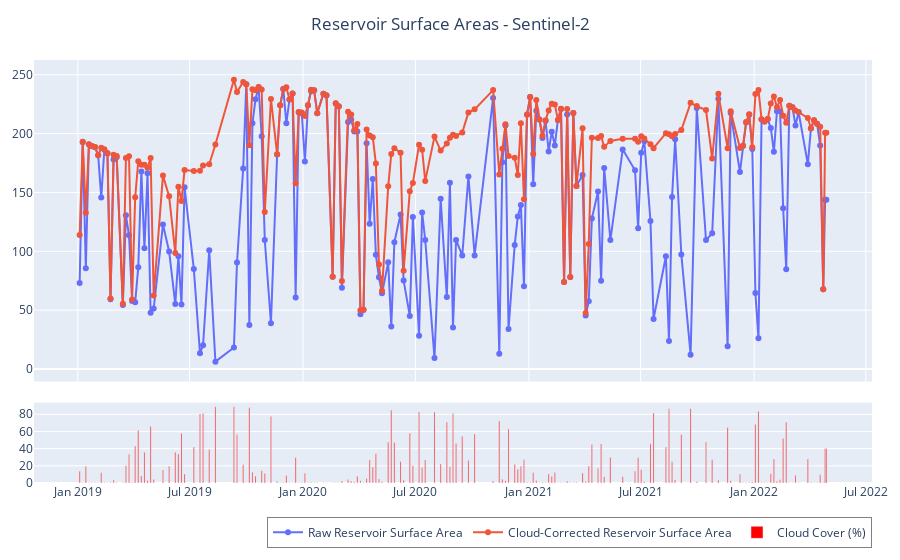

This figure's notebook cell:
### Markdown cell above
Plot the data again

### Code cell
fig = make_subplots(
    rows=2,
    row_heights=[0.8, 0.2],
    shared_xaxes=True,
    vertical_spacing = 0.05
)

# Raw Surface Area
fig.add_trace(go.Scatter(
    x = s2.index,
    y = s2['water_area_raw (km2)'],
    name = 'Raw Reservoir Surface Area',
    mode = 'lines+markers'
), row=1, col=1)

# Cloud Corrected Surface Area
fig.add_trace(go.Scatter(
    x = s2.index,
    y = s2['water_area_cloud_corrected (km2)'],
    name = 'Cloud-Corrected Reservoir Surface Area',
    mode = 'lines+markers'
), row=1, col=1)

# Cloud
fig.add_trace(go.Bar(
    x = s2.index,
    y = s2['cloud_percentage'],
    name = 'Cloud Cover (%)',
    marker = dict(
        color = 'red',
    )
), row=2, col=1)

fig.update_layout(
    title=dict(                                         # title
        text='Reservoir Surface Areas - Sentinel-2',
        xanchor='center',
        x=0.5
    ),
    legend=dict(                                        # legend
        orientation = 'h',
        yanchor='top',
        y=-0.08,
        xanchor='right',
        x=1.0,
        bordercolor="grey",
        borderwidth=1
    ),
    margin=dict(l=20, r=20, t=60, b=20)                 # margins
)

fig

### Figure 1 — Plotly figure (JSON) as saved in the notebook; plotly's stock layout.template omitted (floating-point values rounded to 4 significant figures; data arrays with more than 128 entries replaced by an {"elided": "..."} marker saying what was removed)
{"data": [{"mode": "lines+markers", "name": "Raw Reservoir Surface Area", "type": "scatter", "x": {"elided": "178 str values"}, "xaxis": "x", "y": {"elided": "178 float values"}, "yaxis": "y"}, {"mode": "lines+markers", "name": "Cloud-Corrected Reservoir Surface Area", "type": "scatter", "x": {"elided": "178 str values"}, "xaxis": "x", "y": {"elided": "178 float values"}, "yaxis": "y"}, {"marker": {"color": "red"}, "name": "Cloud Cover (%)", "type": "bar", "x": {"elided": "178 str values"}, "xaxis": "x2", "y": {"elided": "178 float values"}, "yaxis": "y2"}], "layout": {"legend": {"bordercolor": "grey", "borderwidth": 1, "orientation": "h", "x": 1, "xanchor": "right", "y": -0.08, "yanchor": "top"}, "margin": {"b": 20, "l": 20, "r": 20, "t": 60}, "title": {"text": "Reservoir Surface Areas - Sentinel-2", "x": 0.5, "xanchor": "center"}, "xaxis": {"anchor": "y", "domain": [0, 1], "matches": "x2", "showticklabels": false}, "xaxis2": {"anchor": "y2", "domain": [0, 1]}, "yaxis": {"anchor": "x", "domain": [0.24, 1]}, "yaxis2": {"anchor": "x2", "domain": [0, 0.19]}}}
